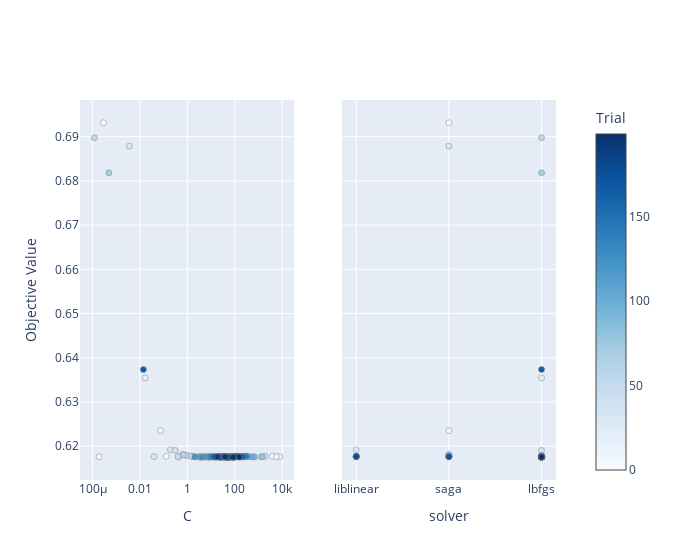

Notebook cell for this chart:
### Code cell
fig=optuna.visualization.plot_slice(study_best_features, params=["C","solver"])
fig.update_layout(width=700 ,title="")

### Figure 1 — Plotly figure (JSON) as saved in the notebook; plotly's stock layout.template omitted (floating-point values rounded to 4 significant figures; data arrays with more than 128 entries replaced by an {"elided": "..."} marker saying what was removed)
{"data": [{"marker": {"color": {"elided": "192 int values"}, "colorbar": {"title": {"text": "Trial"}, "x": 1, "xpad": 40}, "colorscale": [[0, "rgb(247,251,255)"], [0.125, "rgb(222,235,247)"], [0.25, "rgb(198,219,239)"], [0.375, "rgb(158,202,225)"], [0.5, "rgb(107,174,214)"], [0.625, "rgb(66,146,198)"], [0.75, "rgb(33,113,181)"], [0.875, "rgb(8,81,156)"], [1, "rgb(8,48,107)"]], "line": {"color": "Grey", "width": 0.5}, "showscale": true}, "mode": "markers", "name": "Feasible Trial", "showlegend": false, "type": "scatter", "x": {"elided": "192 float values"}, "xaxis": "x", "y": {"elided": "192 float values"}, "yaxis": "y"}, {"marker": {"color": {"elided": "192 int values"}, "colorbar": {"title": {"text": "Trial"}, "x": 1, "xpad": 40}, "colorscale": [[0, "rgb(247,251,255)"], [0.125, "rgb(222,235,247)"], [0.25, "rgb(198,219,239)"], [0.375, "rgb(158,202,225)"], [0.5, "rgb(107,174,214)"], [0.625, "rgb(66,146,198)"], [0.75, "rgb(33,113,181)"], [0.875, "rgb(8,81,156)"], [1, "rgb(8,48,107)"]], "line": {"color": "Grey", "width": 0.5}, "showscale": false}, "mode": "markers", "name": "Feasible Trial", "showlegend": false, "type": "scatter", "x": {"elided": "192 str values"}, "xaxis": "x2", "y": {"elided": "192 float values"}, "yaxis": "y2"}], "layout": {"title": {"text": ""}, "width": 700, "xaxis": {"anchor": "y", "domain": [0, 0.45], "title": {"text": "C"}, "type": "log"}, "xaxis2": {"anchor": "y2", "categoryarray": ["liblinear", "saga", "lbfgs"], "categoryorder": "array", "domain": [0.55, 1], "title": {"text": "solver"}, "type": "category"}, "yaxis": {"anchor": "x", "domain": [0, 1], "title": {"text": "Objective Value"}}, "yaxis2": {"anchor": "x2", "domain": [0, 1], "matches": "y", "showticklabels": false}}}
